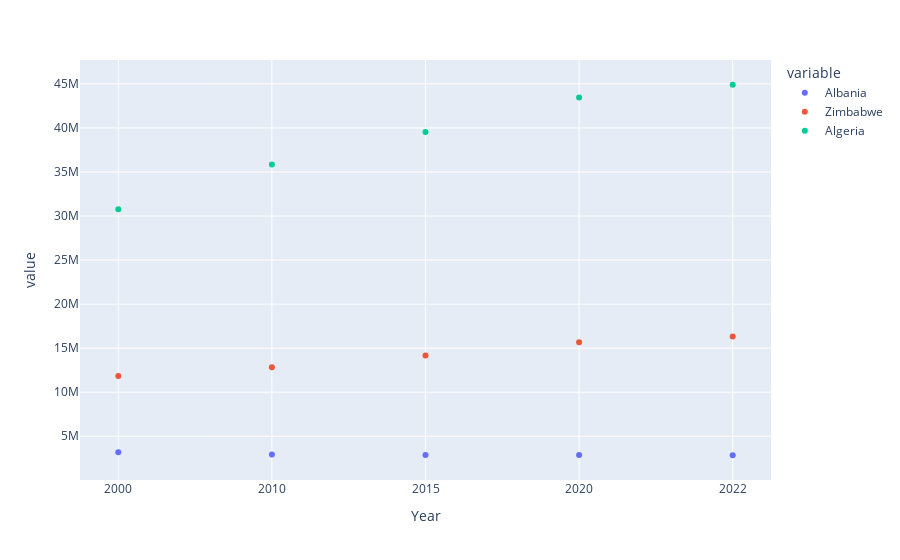

The cell this chart's notebook holds for it:
### Markdown cell above
### Interactive scatter plot

### Code cell
fig = px.scatter(population_df_sample, x="Year", y=["Albania", "Zimbabwe", "Algeria"])
fig.show()

### Figure 1 — Plotly figure (JSON) as saved in the notebook; plotly's stock layout.template omitted (floating-point values rounded to 4 significant figures)
{"data": [{"hovertemplate": "variable=Albania<br>Year=%{x}<br>value=%{y}<extra></extra>", "legendgroup": "Albania", "marker": {"color": "#636efa", "symbol": "circle"}, "mode": "markers", "name": "Albania", "orientation": "v", "showlegend": true, "type": "scatter", "x": ["2000", "2010", "2015", "2020", "2022"], "xaxis": "x", "y": [3182021, 2913399, 2882481, 2866849, 2842321], "yaxis": "y"}, {"hovertemplate": "variable=Zimbabwe<br>Year=%{x}<br>value=%{y}<extra></extra>", "legendgroup": "Zimbabwe", "marker": {"color": "#EF553B", "symbol": "circle"}, "mode": "markers", "name": "Zimbabwe", "orientation": "v", "showlegend": true, "type": "scatter", "x": ["2000", "2010", "2015", "2020", "2022"], "xaxis": "x", "y": [11834676, 12839771, 14154937, 15669666, 16320537], "yaxis": "y"}, {"hovertemplate": "variable=Algeria<br>Year=%{x}<br>value=%{y}<extra></extra>", "legendgroup": "Algeria", "marker": {"color": "#00cc96", "symbol": "circle"}, "mode": "markers", "name": "Algeria", "orientation": "v", "showlegend": true, "type": "scatter", "x": ["2000", "2010", "2015", "2020", "2022"], "xaxis": "x", "y": [30774621, 35856344, 39543154, 43451666, 44903225], "yaxis": "y"}], "layout": {"legend": {"title": {"text": "variable"}, "tracegroupgap": 0}, "margin": {"t": 60}, "xaxis": {"anchor": "y", "domain": [0, 1], "title": {"text": "Year"}}, "yaxis": {"anchor": "x", "domain": [0, 1], "title": {"text": "value"}}}}
